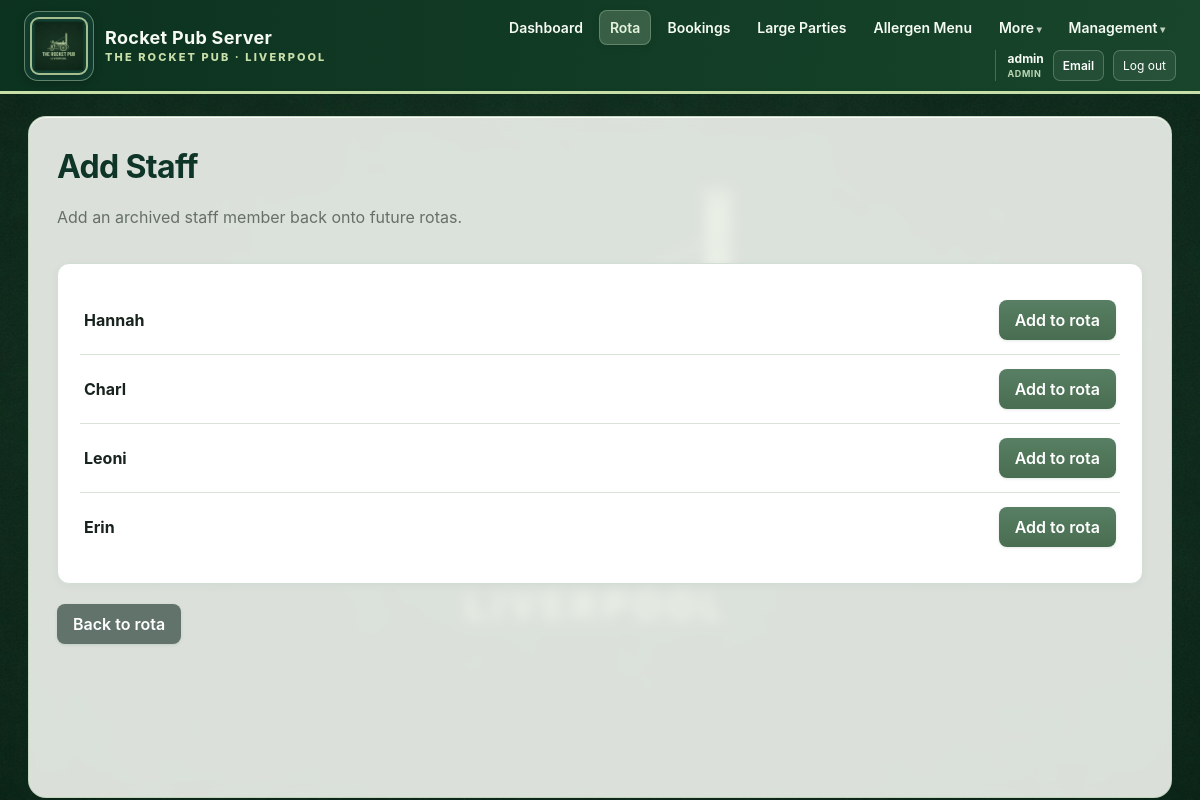
The page /rota/staff/new (signed in) on the database as committed earlier.
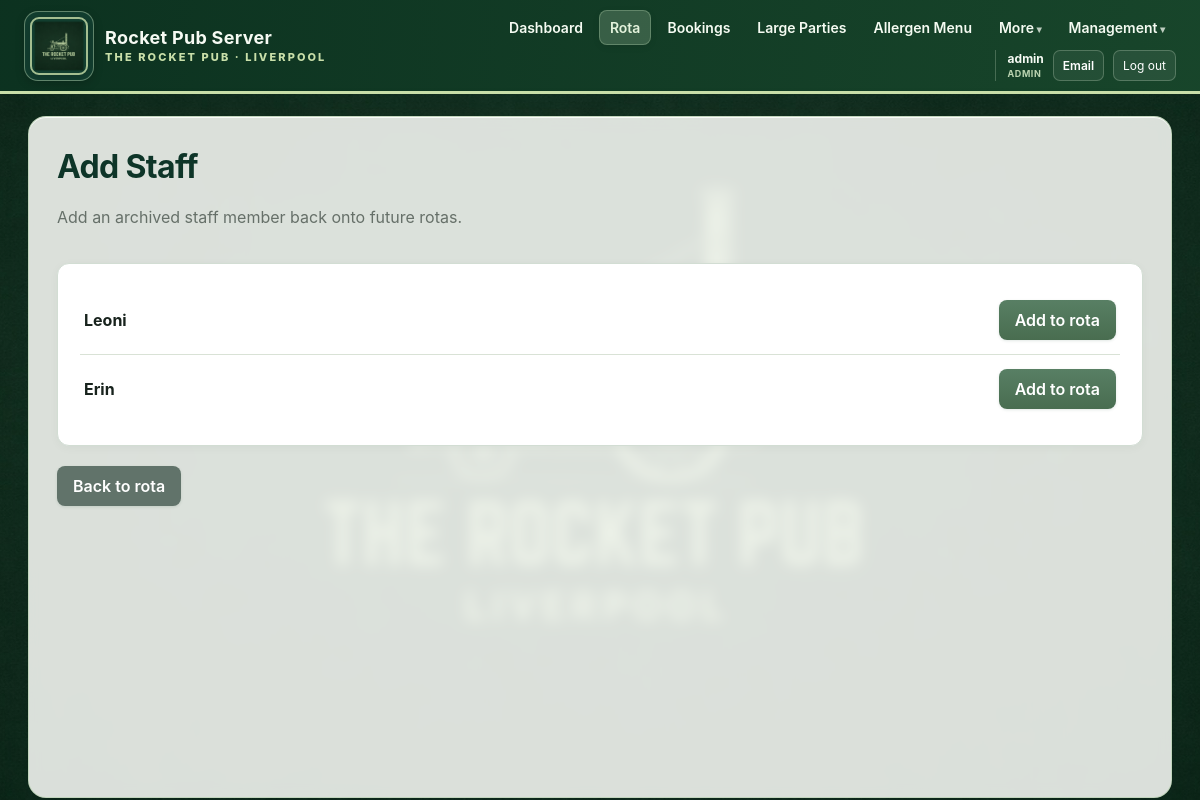
The same page on the database as committed later.
### app/models.py (models this page shows)
class StaffProfile(db.Model):
    id = db.Column(db.Integer, primary_key=True)
    user_id = db.Column(
        db.Integer,
        db.ForeignKey("app_user.id"),
        unique=True,
        index=True,
    )
    display_name = db.Column(db.String(100), nullable=False, unique=True, index=True)
    work_role = db.Column(
        db.String(30),
        nullable=False,
        default="front_of_house",
        index=True,
    )
    employment_type = db.Column(
        db.String(20),
        nullable=False,
        default="regular",
    )
    target_hours = db.Column(db.Float, nullable=False, default=0)
    max_hours = db.Column(db.Float, nullable=False, default=40)
    rota_notes = db.Column(db.String(300))
    sort_order = db.Column(db.Integer, nullable=False, default=100)
    preferred_shifts = db.Column(db.String(250))
    active = db.Column(db.Boolean, nullable=False, default=True)
    created_at = db.Column(db.DateTime, default=datetime.utcnow)
    user = db.relationship("AppUser")
    availability_rules = db.relationship(
        "StaffAvailabilityRule",
        back_populates="staff",
        cascade="all, delete-orphan",
    )
    diary_entries = db.relationship(
        "StaffDiaryEntry",
        back_populates="staff",
        cascade="all, delete-orphan",
    )
    shifts = db.relationship(
        "RotaShift",
        back_populates="staff",
        cascade="all, delete-orphan",
    )

### app/routes.py (the view, shortened to what this page needs)
@main.route("/rota/staff/new", methods=["GET", "POST"])
def rota_profile_new():
    allowed_names = {"hannah", "charl", "leoni", "erin"}
    archived_staff = db.session.scalars(
        db.select(StaffProfile)
        .where(
            StaffProfile.active.is_(False),
            db.func.lower(StaffProfile.display_name).in_(allowed_names),
        )
        .order_by(StaffProfile.sort_order, StaffProfile.display_name)
    ).all()
    return render_template(
        "rota_add_staff.html",
        archived_staff=archived_staff,
    )

### app/models.py (called while the page is built)
    @property
    def is_manager(self):
        return self.role in {"manager", "admin"}

### app/routes.py (called while the page is built)
def current_user():
    return getattr(g, "current_user", None)

@main.app_context_processor
def inject_current_user():
    return {
        "current_user": current_user(),
    }

### app/templates/rota_add_staff.html (shortened to what this page needs)
{% extends "base.html" %}
{% block content %}
<div class="page-heading">
    <div>
        <h1>Add Staff</h1>
        <p>Add an archived staff member back onto future rotas.</p>
    </div>
</div>
<div class="card">
    {% if archived_staff %}
        <div class="archived-staff-picker">
            {% for profile in archived_staff %}
                <form method="post"
                      class="archived-staff-option"
                      action="{{ url_for('main.rota_profile_new') }}">
                    <div>
                        <strong>{{ profile.display_name }}</strong>
                    </div>
                    <button class="button" type="submit">
                        Add to rota
                    </button>
                </form>
            {% endfor %}
        </div>
    {% endif %}
</div>
<div class="form-actions">
    <a class="button secondary"
       href="{{ url_for('main.rota_home') }}">
        Back to rota
    </a>
</div>
{% endblock %}

Rows that differ between the two databases and show on the page:
no longer on this page (row edited): StaffProfile: display_name "Hannah"
no longer on this page (row edited): StaffProfile: display_name "Charl"
